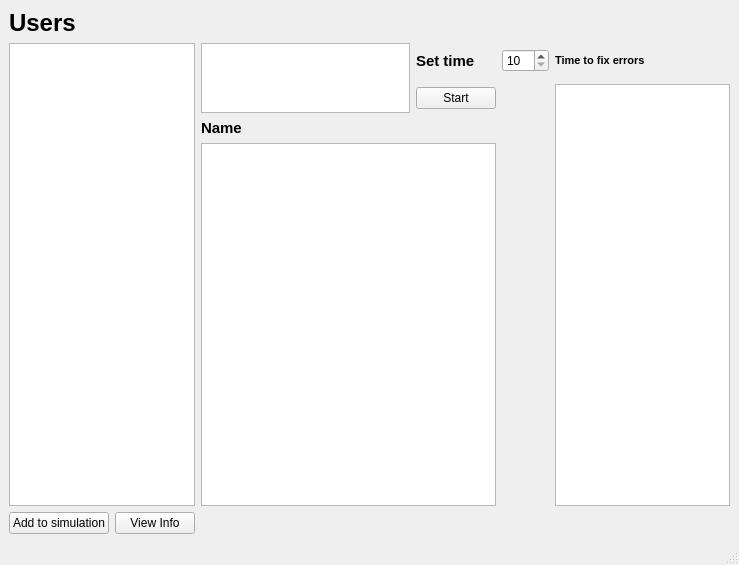
<?xml version="1.0" encoding="UTF-8"?>
<ui version="4.0">
 <class>MainWindow</class>
 <widget class="QMainWindow" name="MainWindow">
  <property name="geometry">
   <rect>
    <x>0</x>
    <y>0</y>
    <width>739</width>
    <height>565</height>
   </rect>
  </property>
  <property name="windowTitle">
   <string>MainWindow</string>
  </property>
  <widget class="QWidget" name="centralwidget">
   <layout class="QGridLayout" name="gridLayout_2">
    <item row="0" column="0">
     <layout class="QGridLayout" name="gridLayout">
      <item row="1" column="4">
       <widget class="QSpinBox" name="time">
        <property name="minimum">
         <number>10</number>
        </property>
        <property name="maximum">
         <number>100</number>
        </property>
       </widget>
      </item>
      <item row="3" column="2">
       <widget class="QLabel" name="Name">
        <property name="font">
         <font>
          <pointsize>11</pointsize>
          <weight>75</weight>
          <bold>true</bold>
         </font>
        </property>
        <property name="text">
         <string>Name</string>
        </property>
       </widget>
      </item>
      <item row="0" column="0">
       <widget class="QLabel" name="users">
        <property name="font">
         <font>
          <pointsize>18</pointsize>
          <weight>75</weight>
          <bold>true</bold>
         </font>
        </property>
        <property name="text">
         <string>Users</string>
        </property>
       </widget>
      </item>
      <item row="1" column="6">
       <widget class="QLabel" name="error_time">
        <property name="font">
         <font>
          <pointsize>11</pointsize>
          <weight>75</weight>
          <bold>true</bold>
         </font>
        </property>
        <property name="text">
         <string/>
        </property>
       </widget>
      </item>
      <item row="2" column="3">
       <widget class="QPushButton" name="start_sim">
        <property name="text">
         <string>Start</string>
        </property>
       </widget>
      </item>
      <item row="5" column="1">
       <widget class="QPushButton" name="info">
        <property name="text">
         <string>View Info</string>
        </property>
       </widget>
      </item>
      <item row="1" column="5">
       <widget class="QLabel" name="Name_2">
        <property name="font">
         <font>
          <pointsize>8</pointsize>
          <weight>75</weight>
          <bold>true</bold>
         </font>
        </property>
        <property name="text">
         <string>Time to fix errors</string>
        </property>
       </widget>
      </item>
      <item row="2" column="5" rowspan="3" colspan="2">
       <widget class="QListWidget" name="all_errors"/>
      </item>
      <item row="5" column="0">
       <widget class="QPushButton" name="Simulate">
        <property name="text">
         <string>Add to simulation</string>
        </property>
       </widget>
      </item>
      <item row="1" column="0" rowspan="4" colspan="2">
       <widget class="QTreeWidget" name="treeWidget">
        <attribute name="headerVisible">
         <bool>false</bool>
        </attribute>
        <column>
         <property name="text">
          <string>1</string>
         </property>
        </column>
       </widget>
      </item>
      <item row="1" column="2" rowspan="2">
       <widget class="QListWidget" name="simulation_list"/>
      </item>
      <item row="1" column="3">
       <widget class="QLabel" name="set_time">
        <property name="font">
         <font>
          <pointsize>11</pointsize>
          <weight>75</weight>
          <bold>true</bold>
         </font>
        </property>
        <property name="text">
         <string>Set time</string>
        </property>
       </widget>
      </item>
      <item row="4" column="2" colspan="2">
       <widget class="QListWidget" name="Items"/>
      </item>
     </layout>
    </item>
   </layout>
  </widget>
  <widget class="QMenuBar" name="menubar">
   <property name="geometry">
    <rect>
     <x>0</x>
     <y>0</y>
     <width>739</width>
     <height>25</height>
    </rect>
   </property>
  </widget>
  <widget class="QStatusBar" name="statusbar"/>
 </widget>
 <resources/>
 <connections/>
</ui>
